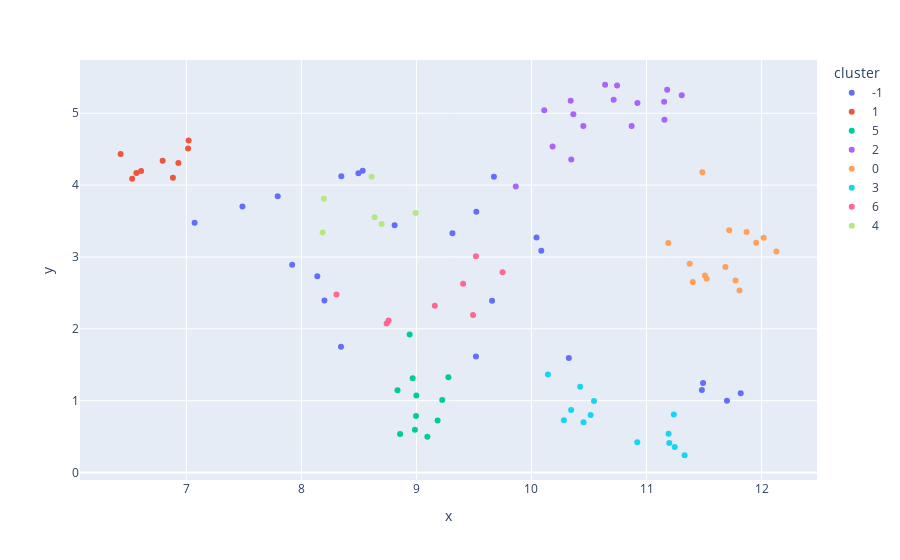

Notebook code cell kept with this figure:
### Code cell
fig = px.scatter(df, x="x", y="y", hover_data=["Response"], color="cluster")
fig.show()

### Figure 1 — Plotly figure (JSON) as saved in the notebook; plotly's stock layout.template omitted (floating-point values rounded to 4 significant figures)
{"data": [{"customdata": [["The biggest benefit of Guarini Exchange was definitely the networking opportunities. I made connections with professionals in London that led directly to my summer internship. Can't overstate how valuable that was for my career trajectory!"], ["The Guarini program gave me confidence I never knew I had. Living in a foreign country forces you to adapt and problem solve in ways campus life never does. I came back a completely different person - more independent and sure of myself."], ["tbh the technical skills I picked up at Technical University of Denmark weren't that different from Dartmouth, but the professional connections and seeing how engineering is practiced in a different cultural context was invaluable."], ["The biggest benefit was getting to do actual fieldwork with communities in Cuba through CASA. No amount of classroom learning compares to immersive cultural experiences. It confirmed my desire to pursue anthropology professionally."], ["Oxford's resources for art history are unmatched. Having access to those collections and scholars through Keble College transformed my research abilities. My thesis is 100% stronger because of what I learned there."], ["The biggest benefit was seeing climate change impacts firsthand in coastal communities. The Williams-Mystic program wasn't just academic - it was visceral and emotional. It made everything I'd been studying real in a way nothing else could."], ["Studying at University College London gave me access to primary sources for my research that simply don't exist in the US. My thesis on British colonial policy is 1000% stronger because of the archival work I did there."], ["I think the biggest benefit was learning to communicate technical concepts across cultural and language barriers. At Technical University of Denmark, I had to really improve how I explained my work, which has been super valuable."], ["The National Theater Institute program pushed me way outside my comfort zone as a performer. The intensive training and professional connections have been invaluable. I'm a completely different artist now."], ["At Technical University of Denmark, the applied approach to mathematics was very different from Dartmouth's theoretical focus. Having both perspectives has made me much more versatile in my problem-solving approaches."], ["Hands-on lab experience at Technical University of Denmark gave me technical skills that set me apart from other job applicants. Already had two interviews where employers were specifically interested in that experience."], ["AIT Budapest connected me with tech startups in ways I couldn't have accessed from campus. One connection led to my summer internship, which then led to my job offer. The professional network was invaluable."], ["The archival research skills I developed at Oxford have been directly applicable to my thesis work. Learning how to navigate historical documents and primary sources has made me a much stronger researcher."], ["Spelman College exchange challenged many of my assumptions about race and education in America. That kind of perspective-shifting experience is exactly what a liberal arts education should provide."], ["Bocconi's connections to European financial institutions gave me networking opportunities I couldn't have accessed from campus. Those connections directly led to my current job offer."], ["The professional connections I made through National Theater Institute have been career-changing. Two directors I worked with there have already hired me for projects post-graduation."], ["The biggest benefit was the mentorship from researchers at MBL. Having guidance from leading scientists in my field helped me refine my research interests and strengthen my grad school applications."], ["The technical skills I gained at Technical University of Denmark set me apart from other job applicants. The hands-on lab experience with equipment we don't have at Dartmouth has been a major selling point in interviews."], ["Oxford's resources for art history research are unmatched. Having access to those collections and scholars transformed my ability to analyze primary sources and strengthened my thesis work immeasurably."], ["NTI pushed me WAY outside my comfort zone as a performer. The intensive training transformed my technical abilities and gave me confidence I never had before. I'm a completely different artist now."], ["AIT Budapest connected me w/ the European tech scene in ways I couldn't have accessed from campus. Those connections led to my internship last summer & now a full-time job offer! Best decision I made at Dartmouth tbh."], ["The field research experience at Williams-Mystic gave me technical skills that set my resume apart. I've already had employers specifically ask about that experience in interviews."], ["The biggest benefit was learning to communicate technical concepts across cultural and language barriers. At Technical University of Denmark, I had to really improve how I explained my work."]], "hovertemplate": "cluster=-1<br>x=%{x}<br>y=%{y}<br>Response=%{customdata[0]}<extra></extra>", "legendgroup": "-1", "marker": {"color": "#636efa", "symbol": "circle"}, "mode": "markers", "name": "-1", "orientation": "v", "showlegend": true, "type": "scatter", "x": [9.313, 9.521, 7.92, 10.32, 11.49, 9.517, 11.82, 10.09, 8.533, 7.072, 8.2, 7.794, 11.7, 9.673, 8.81, 8.496, 9.657, 8.139, 11.48, 8.347, 7.488, 8.344, 10.04], "xaxis": "x", "y": [3.33, 3.628, 2.89, 1.595, 1.247, 1.617, 1.104, 3.087, 4.198, 3.476, 2.395, 3.844, 0.9996, 4.115, 3.442, 4.166, 2.392, 2.733, 1.149, 4.122, 3.702, 1.749, 3.27], "yaxis": "y"}, {"customdata": [["Learning to code in a different cultural context at AIT Budapest was eye-opening. The approach to problem-solving was completely different than what we do at Dartmouth. It made me a more flexible thinker and programmer."], ["The collaborative coding culture at AIT Budapest was so different from Dartmouth's more competitive environment. I learned how to work better in teams and communicate technical concepts across language barriers."], ["The problem-solving approaches at AIT Budapest were so different from what we learn at Dartmouth. I'm now able to tackle coding challenges from multiple angles, which has made me a much stronger programmer."], ["The collaborative approach to problem-solving at Technical University of Denmark was refreshing. Learning to work effectively in international teams has been valuable for every group project since."], ["Budapest was life-changing! The programming challenges at AIT were so different from our coursework at Dartmouth. I learned to approach problems from completely new angles, which has made me a much stronger coder."], ["AIT Budapest's focus on creative problem-solving rather than just technical implementation made me a much more innovative programmer. I approach challenges differently now, looking for elegant solutions rather than just functional ones."], ["The collaborative coding culture at AIT Budapest showed me new ways of approaching team projects. I've brought those practices back to group work at Dartmouth with great results."], ["The problem-solving approaches at AIT Budapest were so different from what we learn at Dartmouth. I'm now able to tackle coding challenges from multiple angles, which has made me a much stronger programmer."], ["AIT Budapest's creative approach to problem-solving made me a much more innovative programmer. I approach challenges differently now, looking for elegant solutions rather than just functional ones."]], "hovertemplate": "cluster=1<br>x=%{x}<br>y=%{y}<br>Response=%{customdata[0]}<extra></extra>", "legendgroup": "1", "marker": {"color": "#EF553B", "symbol": "circle"}, "mode": "markers", "name": "1", "orientation": "v", "showlegend": true, "type": "scatter", "x": [6.884, 6.794, 6.607, 7.02, 6.931, 6.566, 7.015, 6.529, 6.429], "xaxis": "x", "y": [4.101, 4.337, 4.196, 4.622, 4.306, 4.169, 4.509, 4.088, 4.433], "yaxis": "y"}, {"customdata": [["Studying at Williams-Mystic completely changed how I view marine conservation. Getting hands-on experience with coastal communities facing climate change impacts gave me real-world context for my research interests. Best decision I ever made."], ["The marine biology program completely changed my career path. I was pre-med before, but after working in the field at MBL, I'm now pursuing marine conservation. The hands-on research experience was transformative."], ["The field research skills I developed at Williams-Mystic have been crucial for my senior project. Learning to collect and analyze data in challenging coastal environments taught me resilience and adaptability."], ["Williams-Mystic program taught me field research methods I wouldn't have learned on campus. The hands-on experience collecting and analyzing coastal data has been directly applicable to my senior project."], ["Williams-Mystic program taught me to communicate science to non-specialists, which has been surprisingly valuable. Learning to translate complex environmental concepts for different audiences is a skill I use constantly."], ["The interdisciplinary approach at Williams-Mystic showed me how to integrate scientific data with policy considerations and community needs. That holistic perspective has shaped my approach to environmental work."], ["The field research methods I learned at Williams-Mystic have been directly applicable to my senior project. Learning to collect and analyze environmental data in challenging conditions taught me both technical skills and resilience."], ["Williams-Mystic taught me to communicate complex environmental concepts to different audiences. That skill has been surprisingly valuable in every research presentation and paper since."], ["Williams-Mystic program taught me how to integrate scientific data with policy considerations and community needs. That interdisciplinary approach has been valuable for all my environmental work since."], ["Williams-Mystic's interdisciplinary approach showed me how to integrate scientific data with policy considerations and community needs. That holistic perspective has shaped all my environmental work since."], ["The biggest benefit was seeing environmental challenges firsthand in coastal communities. Williams-Mystic program made abstract concepts concrete in ways that transformed my understanding and commitment."]], "hovertemplate": "cluster=5<br>x=%{x}<br>y=%{y}<br>Response=%{customdata[0]}<extra></extra>", "legendgroup": "5", "marker": {"color": "#00cc96", "symbol": "circle"}, "mode": "markers", "name": "5", "orientation": "v", "showlegend": true, "type": "scatter", "x": [8.967, 8.941, 8.836, 8.999, 9.184, 9.095, 9.224, 8.996, 8.987, 8.858, 9.278], "xaxis": "x", "y": [1.311, 1.921, 1.146, 1.072, 0.7231, 0.4992, 1.01, 0.786, 0.5943, 0.5369, 1.327], "yaxis": "y"}, {"customdata": [["My time at Waseda Uni in Tokyo improved my Japanese like crazy!!! Couldn't really hold a conversation b4 the program, now I'm pretty much fluent. Also made amazing friends who I still talk to everyday."], ["The language immersion was incredible. I went to Berlin barely able to order coffee in German and came back able to discuss literature. The Federation program's language focus was exactly what I needed."], ["My time at American University of Kuwait helped me understand the region beyond stereotypes. Living there and making local friends gave me nuanced perspectives that no amount of reading could provide. Plus my Arabic improved tremendously."], ["Kanda University's language immersion was intense but effective. My Japanese improved more in one term than in two years of campus study. Plus living with a host family taught me cultural nuances you can't learn in a classroom."], ["Spelman College exchange opened my eyes to different perspectives on race and gender in America. As a white student, this experience was humbling and educational in ways I'm still processing. Most valuable term of my college experience."], ["The language immersion at Yonsei was incredible for my Korean skills. But beyond that, observing how language shapes culture firsthand gave me research insights I'm still unpacking in my senior thesis."], ["My Arabic improved 1000% at American University of Kuwait! But more importantly, the cultural immersion helped me understand regional complexities in ways that classroom learning never could. Best decision I made at Dartmouth."], ["Tokyo was amazing!!! Waseda University's language program improved my Japanese dramatically, and the cultural immersion was incredible. Made friends I'll have for life and professional connections that are already helping my job search."], ["The biggest benefit was definitely language acquisition. My Japanese improved more in one term at Kanda than in two years of campus classes. The immersion experience is just unbeatable for language learning."], ["My time at Yonsei University in Seoul improved my Korean dramatically, but the cultural insights were even more valuable. Understanding business etiquette and social norms has been surprisingly helpful in job interviews."], ["My language skills improved dramatically, but more importantly, I gained research insights into how language shapes cultural identity. My thesis work on this topic directly stems from observations during my time in Seoul."], ["Waseda's language program improved my Japanese dramatically, but the cultural immersion was equally valuable. Understanding business etiquette and social norms has been surprisingly helpful in job interviews with Japanese companies."], ["My time at Keio wasn't just about language improvement - though that was significant. The cultural insights and professional connections have shaped my career interests in international business."], ["The biggest benefit was definitely language acquisition. My Japanese improved more in one term at Kanda than in two years of campus classes. The immersion experience is just unbeatable for language learning."], ["Beyond just language improvement, my time at Waseda gave me cultural insights that have been valuable for my job search in international business. Understanding Japanese business culture has been a major selling point."], ["My time at Keio improved my Japanese dramatically, but the cultural insights were even more valuable. Understanding business etiquette and social norms has been surprisingly helpful in job interviews."]], "hovertemplate": "cluster=2<br>x=%{x}<br>y=%{y}<br>Response=%{customdata[0]}<extra></extra>", "legendgroup": "2", "marker": {"color": "#ab63fa", "symbol": "circle"}, "mode": "markers", "name": "2", "orientation": "v", "showlegend": true, "type": "scatter", "x": [10.74, 10.45, 10.35, 10.36, 9.863, 10.71, 10.18, 10.64, 10.11, 11.18, 10.87, 11.15, 11.16, 10.34, 10.92, 11.31], "xaxis": "x", "y": [5.385, 4.822, 4.357, 4.986, 3.982, 5.189, 4.537, 5.396, 5.041, 5.328, 4.821, 5.158, 4.91, 5.174, 5.141, 5.251], "yaxis": "y"}, {"customdata": [["Studying at Bocconi gave me a completely different perspective on economic systems. The European approach is so different from what we learn in the US. I think I'm much more well-rounded in my understanding now."], ["My time in Bangkok at Chulalongkorn gave me first-hand exposure to a political system very different from ours. The theoretical frameworks we discuss in class became concrete, and I now have a much more nuanced view of governance."], ["Keio University's approach to international relations from an Asian perspective completely changed how I understand global politics. The academic perspective was so different from what we get in US classrooms."], ["The biggest benefit was seeing how economic theory plays out differently in European contexts. At Bocconi, the focus on social welfare alongside market efficiency gave me a more balanced view of economic systems."], ["The policy analysis frameworks I learned at UCL were more sophisticated than what we typically use in US contexts. Having that comparative perspective has strengthened my analytical skills tremendously."], ["The biggest benefit was seeing how economic policies play out differently in European welfare states. Copenhagen's approach to market economics with strong social supports gave me a more nuanced perspective."], ["The comparative perspective on democratic systems I gained at UCL has been crucial for my thesis work. Seeing how different governments approach similar problems gave me analytical frameworks I still use."], ["The biggest benefit was seeing economic theories applied in different cultural contexts. Copenhagen's approach to balancing market efficiency with social welfare gave me new perspectives on policy design."], ["The biggest benefit was seeing how different political systems approach similar problems. My time at University College London gave me comparative frameworks that have strengthened my analytical skills tremendously."], ["Seeing economic policies in action in Copenhagen gave me concrete examples of theoretical concepts we discuss in class. That real-world application has deepened my understanding immensely."], ["The international perspective on economic systems I gained at Bocconi has made me much more thoughtful about policy design. Seeing different approaches to market regulation gave me new analytical frameworks."], ["Studying comparative politics at UCL while Brexit was happening was an incredible learning opportunity. Seeing major political change up close gave me insights no textbook could provide."], ["The biggest benefit was seeing how economic theories play out differently in European contexts. Copenhagen's balance of market efficiency and social welfare gave me new perspectives on policy design."], ["UCL's comparative approach to political systems gave me analytical frameworks that have strengthened my thesis work tremendously. Seeing how different governments approach similar problems was enlightening."]], "hovertemplate": "cluster=0<br>x=%{x}<br>y=%{y}<br>Response=%{customdata[0]}<extra></extra>", "legendgroup": "0", "marker": {"color": "#FFA15A", "symbol": "circle"}, "mode": "markers", "name": "0", "orientation": "v", "showlegend": true, "type": "scatter", "x": [11.4, 11.87, 11.49, 11.52, 12.13, 11.51, 12.02, 11.81, 11.19, 11.77, 11.69, 11.72, 11.38, 11.95], "xaxis": "x", "y": [2.651, 3.348, 4.18, 2.696, 3.076, 2.741, 3.269, 2.533, 3.193, 2.672, 2.861, 3.373, 2.907, 3.198], "yaxis": "y"}, {"customdata": [["The cross-cultural research methods I learned at University of Auckland have been super helpful for my honors thesis. I'm now incorporating international perspectives that I wouldn't have considered before."], ["Cuba program changed my life!! The immersive fieldwork experience confirmed that anthropology is what I want to do with my life. Plus made amazing friends and improved my Spanish sooooo much."], ["Vassar's approach to community-based research methodologies completely changed how I approach my work. I'm now much more conscious of ethical considerations and community engagement in research design."], ["CASA Cuba program taught me how to conduct ethical fieldwork in complex cultural contexts. Those research skills and ethical frameworks have been crucial for my senior thesis work."], ["Cross-cultural perspectives on developmental psychology at Auckland completely changed my research interests. I'm now focusing on cultural variations in child development for my graduate work."], ["Field research methods I learned in the Cuba program have been directly applicable to my senior thesis. The practical experience of designing and conducting ethnographic research was invaluable."], ["Auckland's approach to indigenous psychology opened my eyes to completely different frameworks. I'm now incorporating those perspectives into my research in ways that make it much more inclusive and comprehensive."], ["CASA Cuba program taught me how to navigate complex cultural contexts as a researcher. The ethical frameworks and methodological approaches have been foundational for my independent work since."], ["Cross-cultural research methods I learned at Auckland have completely shaped my thesis approach. I'm now incorporating international perspectives that make my work much more comprehensive and nuanced."], ["The biggest benefit was learning to conduct ethical fieldwork in complex cultural contexts. CASA Cuba program gave me methodological frameworks that have been essential for my independent research since."], ["Auckland's approach to research methodology was refreshingly different from Dartmouth's. Having both perspectives has made me a much more versatile researcher and strengthened my graduate school applications."], ["CASA Cuba program taught me research methods I wouldn't have learned on campus. The practical experience of designing and conducting ethnographic research has been essential for my senior thesis."], ["Cross-cultural perspectives on developmental psychology at Auckland completely changed my research interests. I'm now focusing on cultural variations in child development for my graduate work."]], "hovertemplate": "cluster=3<br>x=%{x}<br>y=%{y}<br>Response=%{customdata[0]}<extra></extra>", "legendgroup": "3", "marker": {"color": "#19d3f3", "symbol": "circle"}, "mode": "markers", "name": "3", "orientation": "v", "showlegend": true, "type": "scatter", "x": [11.24, 10.14, 10.28, 10.51, 11.33, 10.34, 11.25, 10.45, 11.19, 10.42, 10.92, 10.54, 11.2], "xaxis": "x", "y": [0.8079, 1.365, 0.728, 0.7997, 0.2413, 0.8694, 0.3558, 0.6993, 0.5397, 1.193, 0.4238, 0.9961, 0.4104], "yaxis": "y"}, {"customdata": [["The biggest benefit was definitely the mentorship from my faculty director at Trinity. She connected me with local writers and helped me develop my creative voice in ways that wouldn't have happened on campus."], ["The research techniques I learned at Marine Biology Laboratory are ones I wouldn't have been exposed to at Dartmouth. Having that technical expertise has already helped me secure a research position for after graduation."], ["The biggest benefit was the networking with international researchers at University of Auckland. Those connections led to my current research collaboration, which will likely turn into my graduate work."], ["The marine research techniques I learned at MBL were cutting-edge. Having that technical expertise on my resume helped me land a competitive research assistant position for after graduation."], ["The biggest benefit was definitely the hands-on research experience at Marine Biology Lab. Getting to work alongside leading scientists and use cutting-edge equipment gave me skills that set my grad school applications apart."], ["The research techniques I learned at MBL have been directly applicable to my thesis work. Having that technical expertise has strengthened both my research and my grad school applications."], ["Technical University of Denmark's approach to sustainable engineering opened my eyes to new possibilities. I'm now focusing my career on green technology solutions, which wasn't on my radar before."], ["The mentorship from researchers at MBL helped me refine my research interests and strengthen my grad school applications. Having guidance from leading scientists in my field was invaluable."]], "hovertemplate": "cluster=6<br>x=%{x}<br>y=%{y}<br>Response=%{customdata[0]}<extra></extra>", "legendgroup": "6", "marker": {"color": "#FF6692", "symbol": "circle"}, "mode": "markers", "name": "6", "orientation": "v", "showlegend": true, "type": "scatter", "x": [9.517, 8.741, 9.749, 8.758, 9.406, 9.16, 8.305, 9.492], "xaxis": "x", "y": [3.01, 2.074, 2.788, 2.117, 2.628, 2.32, 2.478, 2.193], "yaxis": "y"}, {"customdata": [["The professional connections I made at Copenhagen were game-changing for my career path. One of my professors there recommended me for an internship that led directly to my job offer. Can't put a price on that kind of networking."], ["Living in Milan while studying at Bocconi meant I could visit the art we were studying anytime. That kind of immediate access to cultural treasures made art history come alive in ways campus classes never could."], ["NTI program was intense but transformative. The professional-level training and connections to working artists gave me both skills and a network that's already helping my career prospects."], ["The professional networking at Bocconi was incredible. The connections I made there led directly to my internship last summer, which has now turned into a job offer. The career impact has been tremendous."], ["The professional-level training at National Theater Institute transformed my technical abilities. I gained skills in areas like movement and voice that we don't focus on as much in campus productions."], ["The professional connections I made at Bocconi have been game-changing for my career path. One professor there recommended me for an internship that led directly to my current job offer."]], "hovertemplate": "cluster=4<br>x=%{x}<br>y=%{y}<br>Response=%{customdata[0]}<extra></extra>", "legendgroup": "4", "marker": {"color": "#B6E880", "symbol": "circle"}, "mode": "markers", "name": "4", "orientation": "v", "showlegend": true, "type": "scatter", "x": [8.185, 8.993, 8.196, 8.637, 8.61, 8.697], "xaxis": "x", "y": [3.342, 3.613, 3.811, 3.553, 4.116, 3.458], "yaxis": "y"}], "layout": {"legend": {"title": {"text": "cluster"}, "tracegroupgap": 0}, "margin": {"t": 60}, "xaxis": {"anchor": "y", "domain": [0, 1], "title": {"text": "x"}}, "yaxis": {"anchor": "x", "domain": [0, 1], "title": {"text": "y"}}}}
